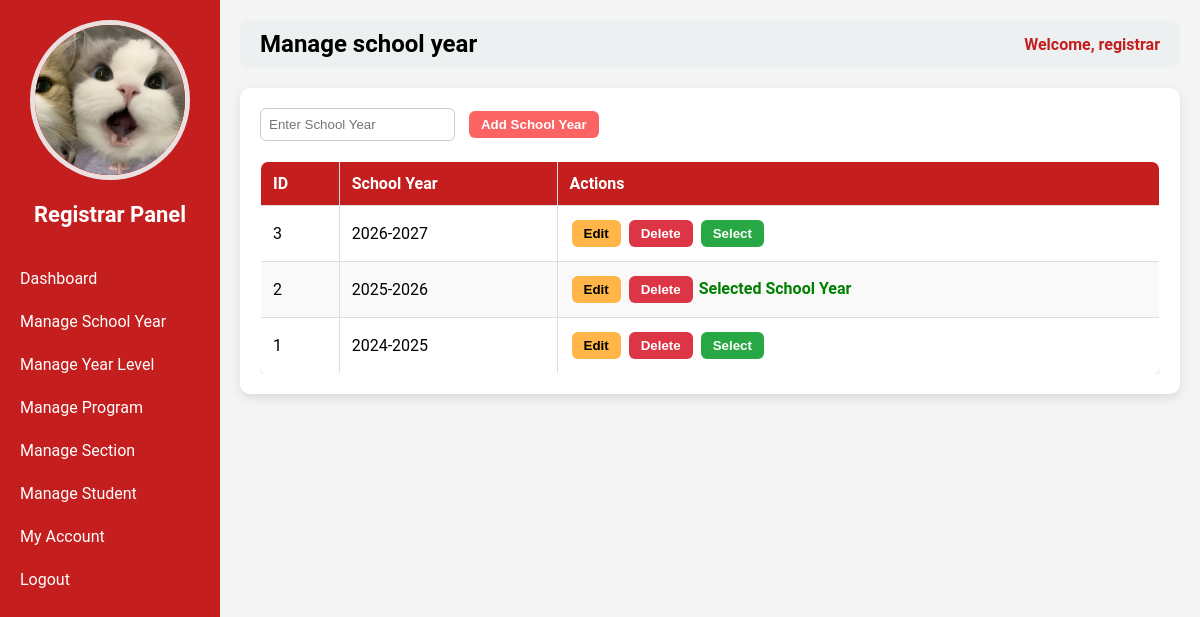
/registrar.php?page=manage_school_year (signed in), run on an earlier commit of the app's database.
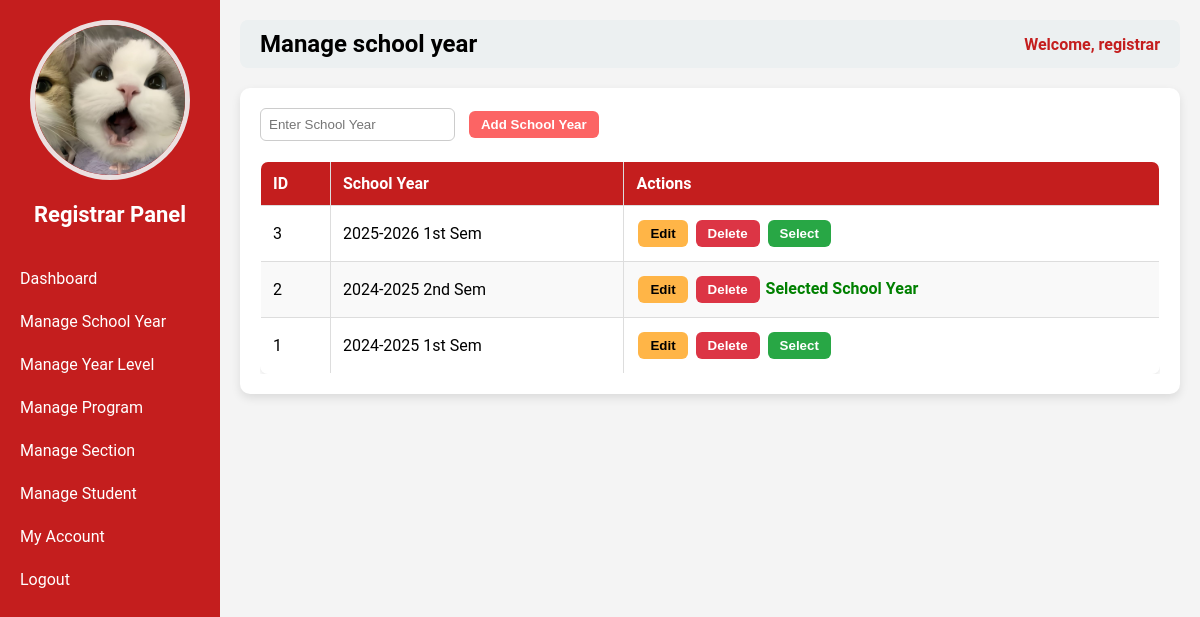
And on a later commit of the database.
### tables this page shows
CREATE TABLE `school_years` (
  `id` int(11) NOT NULL,
  `school_year` varchar(50) NOT NULL,
  `is_current` tinyint(1) DEFAULT 0
);

### registrar_pages/manage_school_year.php (the view, shortened to what this page needs)
<?php
require __DIR__ . '/../db_connect.php';
$edit_mode = false;
$edit_id = null;
$edit_school_year = "";
$school_years = $pdo->query("SELECT * FROM school_years ORDER BY id DESC")->fetchAll(PDO::FETCH_ASSOC);
$current_sy_row = $pdo->query("SELECT * FROM school_years WHERE is_current = 1 LIMIT 1")->fetch(PDO::FETCH_ASSOC);
$current_sy_id = $current_sy_row ? $current_sy_row['id'] : null;
?>
<div class="container">
    <form method="POST" class="form-box">
        <input type="text" name="school_year" placeholder="Enter School Year" value="<?= htmlspecialchars($edit_school_year); ?>" required>
        <?php if ($edit_mode): ?>
            <input type="hidden" name="id" value="<?= $edit_id; ?>">
            <button type="submit" name="update_school_year" class="btn btn-warning">Update School Year</button>
            <a href="" class="btn btn-secondary">Cancel</a>
        <?php else: ?>
            <button type="submit" name="add_school_year" class="btn btn-primary">Add School Year</button>
        <?php endif; ?>
    </form>
    <div class="table-box">
        <table class="styled-table">
            <thead>
                <tr>
                    <th>ID</th>
                    <th>School Year</th>
                    <th>Actions</th>
                </tr>
            </thead>
            <tbody>
            <?php foreach ($school_years as $sy): ?>
                <tr>
                    <td><?= $sy['id']; ?></td>
                    <td><?= htmlspecialchars($sy['school_year']); ?></td>
                    <td>
                        <form method="POST" class="inline-form">
                            <button type="submit" name="edit_school_year" class="btn btn-warning">Edit</button>
                        </form>
                        <form method="POST" class="inline-form">
                            <button type="submit" name="delete_school_year" class="btn btn-danger" onclick="return confirm('Are you sure?')">Delete</button>
                        </form>
                        <?php if ($current_sy_id != $sy['id']): ?>
                            <form method="POST" class="inline-form">
                                <button type="submit" name="select_sy" class="btn btn-success">Select</button>
                            </form>
                        <?php else: ?>
                            <span class="selected-label">Selected School Year</span>
                        <?php endif; ?>
                    </td>
                </tr>
            <?php endforeach; ?>
            </tbody>
        </table>
    </div>
</div>

What changed in the data, as far as the page shows it:
changed school_years id 3: school_year "2026-2027" → "2025-2026 1st Sem"
changed school_years id 2: school_year "2025-2026" → "2024-2025 2nd Sem"
changed school_years id 1: school_year "2024-2025" → "2024-2025 1st Sem"
